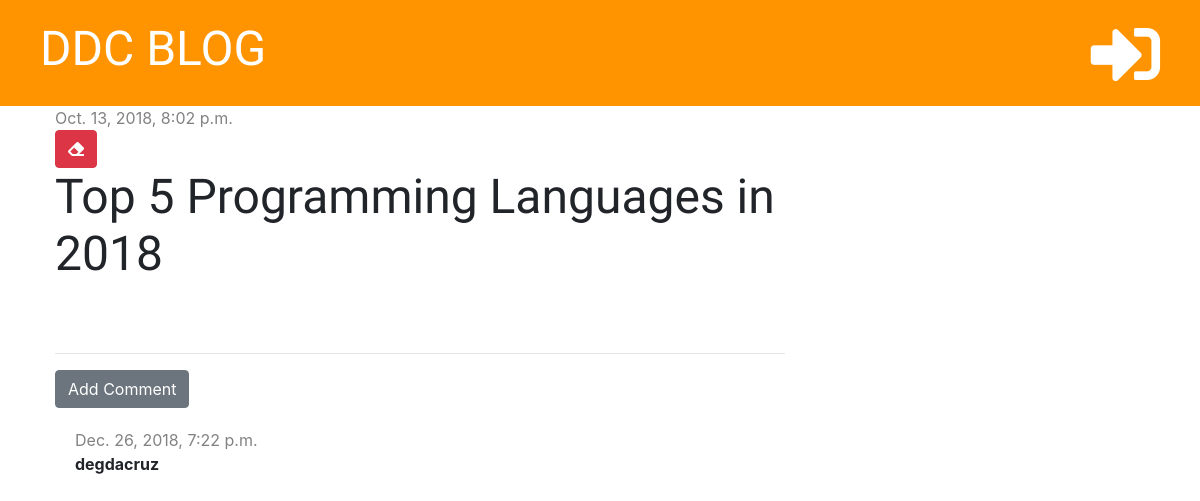
The app's page /post/2/ with its own data.
### blog/models.py (models this page shows, shortened)
class Post(models.Model):
    author = models.ForeignKey('auth.User', on_delete=models.CASCADE)
    title = models.CharField(max_length=200)
    text = models.TextField()
    created_date = models.DateTimeField(default=timezone.now)
    published_date = models.DateTimeField(blank=True, null=True)

class Comment(models.Model):
    post = models.ForeignKey('blog.Post', on_delete=models.CASCADE, related_name='comments')
    author = models.CharField(max_length=200)
    text = models.TextField()
    created_date = models.DateTimeField(default=timezone.now)
    approved = models.BooleanField(default=False)

### blog/views.py (the view)
# urls.py: path('post/<int:pk>/', views.post_detail, name="post_detail"),
def post_detail(request, pk):
    post = get_object_or_404(Post, pk=pk)
    stuff_for_frontend = {'post': post}
    return render(request, "blog/post_detail.html", stuff_for_frontend)

### blog/templatetags/markdownify.py (called while the page is built)
@register.filter
def markdown(value):
    renderer = HighlightRenderer()
    markdown = mistune.Markdown(renderer=renderer)
    return markdown(value)

### blog/templates/blog/post_detail.html (shortened to what this page needs)
{% extends 'blog/base.html' %}
{% load markdownify %}
{% block content %}
    <div class="post">
            {% if post.published_date %}
                <div class="date">
                    {{ post.published_date }}
                </div>
            {% else %}
                <a href="{% url 'post_publish' pk=post.pk %}" class="btn btn-primary">Publish</a>
            {% endif %}
        <a href="{% url 'post_delete' pk=post.pk %}" class="btn btn-danger"
         onclick="return confirm('Are you sure you want to delete this post?')"><i class="fas fa-eraser"></i></a>
            <h1>{{ post.title }}</h1>
    </div>
    <hr>
    <a href="{% url 'add_comment_to_post' pk=post.pk %}" class="btn btn-secondary">Add Comment</a>
    {% for comment in post.comments.all %}
        {% if user.is_authenticated or comment.approved %}
        <div class="comment">
            <div class="date">
                {{ comment.created_date }}
            </div>
            <strong>{{ comment.author }}</strong>
        </div>
        {% endif %}
    {% empty %}
        <p>No comments yet...</p>
    {% endfor %}
{% endblock %}

### blog/static/css/blog.css (style rules this page uses)
h1, h2, h3, h4 { font-family: 'Tangerine', 'Inconsolata', 'Droid Sans', serif; font-size: 48px; }
.date { color: #828282; }
.post { margin-bottom: 70px; }
.comment { margin: 20px 0px 20px 20px; }

### records on screen
Post: published_date "Oct. 13, 2018, 8:02 p.m.", title "Top 5 Programming Languages in 2018"
Comment: created_date "Dec. 26, 2018, 7:22 p.m.", author "degdacruz"
